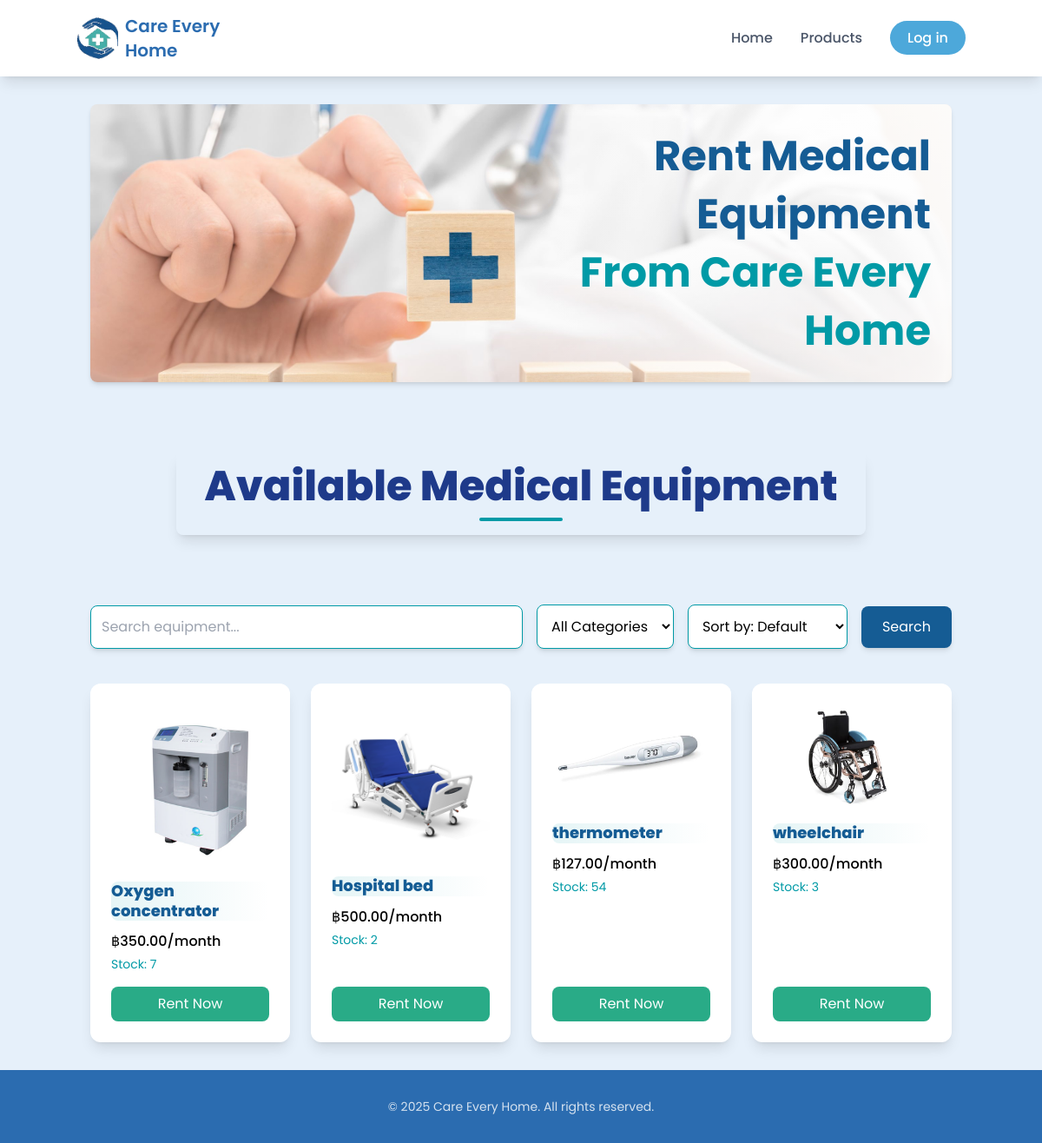
/products/, run on an earlier commit of the app's database.
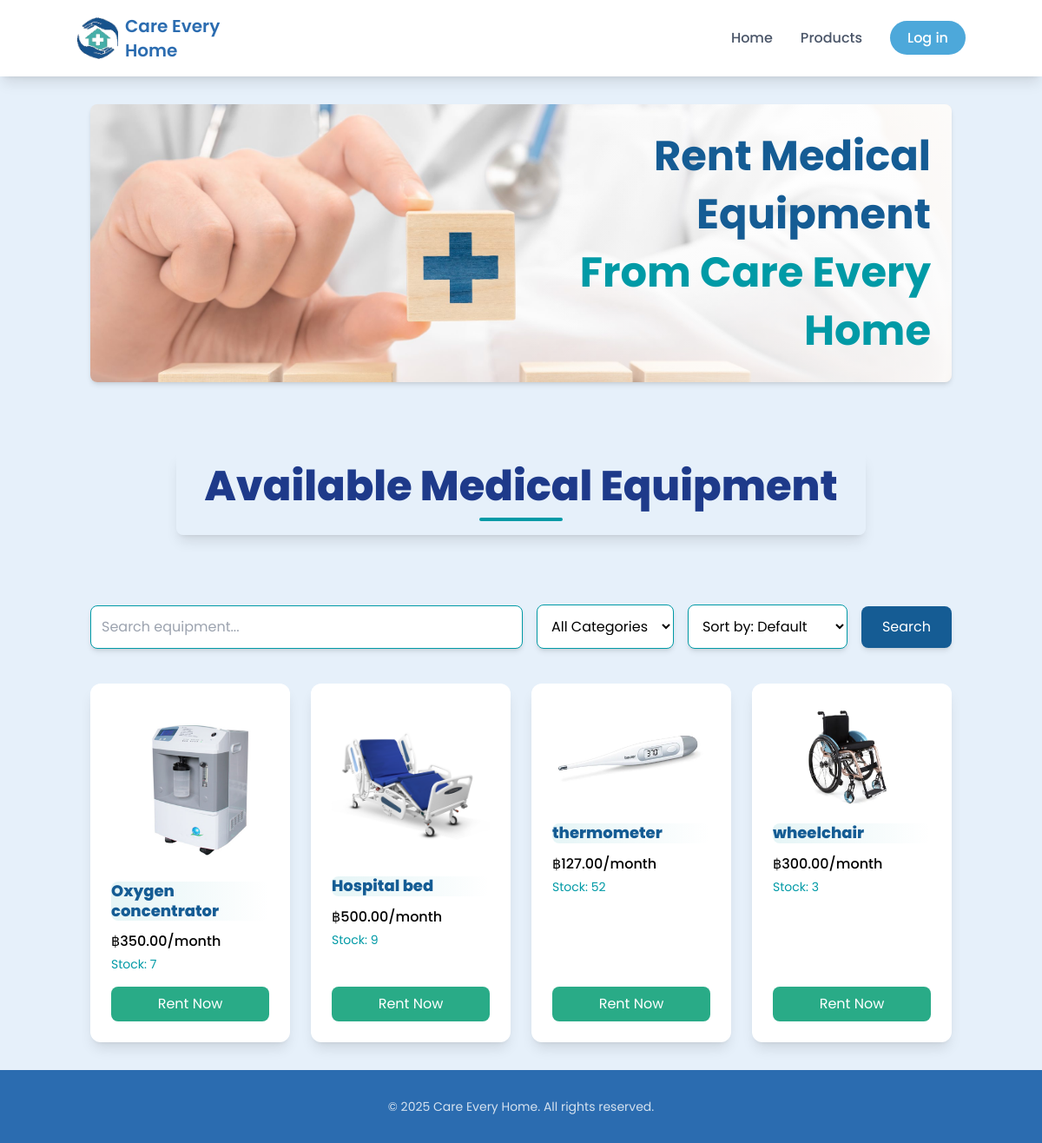
And on a later commit of the database.
### myapp/models.py (models this page shows, shortened)
class Product(models.Model):
    name = models.CharField(max_length=255)
    description = models.TextField(blank=True)
    is_available = models.BooleanField(default=True)
    monthly_rate = models.DecimalField(max_digits=6, decimal_places=2)
    image = models.ImageField(upload_to='products/', blank=True, null=True)
    created_at = models.DateTimeField(auto_now_add=True)
    stock = models.PositiveIntegerField(default=0)
    category = models.ForeignKey(Category, on_delete=models.SET_NULL, null=True, blank=True)

### myapp/views.py (the view)
# urls.py: path('products/', ProductListView.as_view(), name='product_list'),
class ProductListView(ListView):
    model = Product
    template_name = 'myapp/product_list.html'
    context_object_name = 'products'
    paginate_by = 8
    def get_queryset(self):
        queryset = super().get_queryset().filter(stock__gt=0)
        query = self.request.GET.get('q')
        category_id = self.request.GET.get('category')
        sort = self.request.GET.get('sort')
        if query:
            queryset = queryset.filter(
                Q(name__icontains=query) | Q(description__icontains=query)
            )
        if category_id:
            queryset = queryset.filter(category__id=category_id)
        if sort == 'price_asc':
            queryset = queryset.order_by('monthly_rate')
        elif sort == 'price_desc':
            queryset = queryset.order_by('-monthly_rate')
        else:
            queryset = queryset.order_by('-created_at')
        return queryset
    def get_context_data(self, **kwargs):
        context = super().get_context_data(**kwargs)
        context['categories'] = Category.objects.all()
        context['selected_category'] = self.request.GET.get('category', '')
        context['selected_sort'] = self.request.GET.get('sort', '')
        if self.request.user.is_authenticated:
            context['user_cart'] = Cart.objects.filter(user=self.request.user).values_list('product_id', flat=True)
            context['user_favorites'] = Favorite.objects.filter(user=self.request.user).values_list('product_id', flat=True)
        else:
            context['user_cart'] = []
            context['user_favorites'] = []
        return context

### myapp/templates/myapp/product_list.html (shortened to what this page needs)
{% extends 'myapp/base.html' %}
{% block content %}
  <div class="container mx-auto px-4 py-8">
    <div class="relative w-full h-80 mb-6 rounded-lg overflow-hidden shadow-md">
        <img
          src="/media/products/m2.jpeg"
          alt="Available Products"
          class="w-full h-full object-cover"
        />
        <div class="absolute inset-y-0 right-0 flex items-center justify-end pr-6 bg-gradient-to-l from-white/80 to-transparent w-full md:w-1/2">
          <h2 class="text-xl md:text-5xl font-bold text-[#155c94] text-right" style="line-height: 1.4;">
            Rent Medical Equipment<br>
            <span class="text-[#009aa6]">From Care Every Home</span>
          </h2>
        </div>
      </div>
    <section class="mb-10">
        <div class="relative text-center my-20">
          <h1 class="text-4xl md:text-5xl font-extrabold text-[#1E3A8A] rounded-lg py-4 px-8 inline-block shadow-lg transform transition-all duration-300 hover:shadow-2xl hover:scale-105 animate-fade-in">
            Available Medical Equipment
            <span class="block w-24 h-1 bg-[#009aa6] mx-auto mt-3 rounded-full"></span>
          </h1>
        </div>
      </section>
      <form method="get" action="#product-grid" class="flex flex-col sm:flex-row gap-4 items-center justify-center">
        <input
          type="text"
          name="q"
          placeholder="Search equipment..."
          value="{{ request.GET.q }}"
          class="flex-1 w-full sm:w-auto p-3 border border-[#009aa6] rounded-lg focus:outline-none focus:ring-2 focus:ring-[#4db8a4] transition-all duration-300 hover:border-[#4db8a4] bg-white shadow-md hover:shadow-lg"
        />
        <select
          name="category"
          class="w-full sm:w-auto p-3 border border-[#009aa6] rounded-lg focus:outline-none focus:ring-2 focus:ring-[#4db8a4] transition-all duration-300 hover:border-[#4db8a4] bg-white shadow-md hover:shadow-lg"
        >
          <option value="">All Categories</option>
        </select>
        <select
          name="sort"
          class="w-full sm:w-auto p-3 border border-[#009aa6] rounded-lg focus:outline-none focus:ring-2 focus:ring-[#4db8a4] transition-all duration-300 hover:border-[#4db8a4] bg-white shadow-md hover:shadow-lg"
        >
          <option value="" {% if selected_sort == '' %}selected{% endif %}>Sort by: Default</option>
        </select>
        <button
          type="submit"
          class="w-full sm:w-auto bg-[#155c94] text-white py-3 px-6 rounded-lg hover:bg-[#009aa6] transition-all duration-300 transform hover:scale-105 shadow-md hover:shadow-lg"
        >
          Search
        </button>
      </form>
    <section id="product-grid" class="grid grid-cols-1 sm:grid-cols-2 md:grid-cols-3 lg:grid-cols-4 gap-6 mt-10">
        {% for product in products %}
          <div class="block bg-white p-6 rounded-xl shadow-lg hover:shadow-2xl transition-all duration-300 transform hover:scale-105 flex flex-col relative">
            <a href="{% url 'product_detail' product.pk %}" class="flex flex-col flex-grow">
              {% if product.image %}
                <div class="aspect-w-1 aspect-h-1 w-full mb-4">
                  <img
                    src="{{ product.image.url }}"
                    alt="{{ product.name }}"
                    class="w-full h-full object-cover rounded-lg"
                  />
                </div>
              {% else %}
                <div class="w-full h-48 bg-gray-100 rounded-lg mb-4 flex items-center justify-center">
                  <span class="text-gray-500">No Image</span>
                </div>
              {% endif %}
              <div class="relative mb-3">
                <h3 class="text-lg font-extrabold text-[#155c94] hover:text-[#003b6f] transition-colors duration-200 leading-tight bg-gradient-to-r from-[#009aa6]/10 to-transparent pr-2 rounded-lg">
                  {{ product.name|truncatechars:30 }}
                </h3>
              </div>
              <p class="text-[#000000] font-medium mb-1">฿{{ product.monthly_rate }}/month</p>
              <p class="text-[#009aa6] text-sm mb-1">Stock: {{ product.stock }}</p>
              {% if user.is_authenticated %}
                <a href="{% url 'rent_product' product.pk %}"
                  class="mt-3 inline-block bg-[#29AB87] text-white py-2 px-4 rounded-lg hover:bg-[#23CB371] transition-all duration-300 text-center w-full">
                  Rent Now
                </a>
              {% else %}
                <a href="{% url 'account_login' %}?next={% url 'rent_product' product.pk %}"
                  onclick="alert('You should log in first')"
                  class="mt-3 inline-block bg-[#29AB87] text-white py-2 px-4 rounded-lg hover:bg-[#23CB371] transition-all duration-300 text-center w-full">
                  Rent Now
                </a>
              {% endif %}
            </a>
          </div>
        {% empty %}
          <div class="col-span-full text-center text-gray-600 py-10">
            <p class="text-lg">No products available at the moment.</p>
            <p class="text-sm">Try adjusting your search or filters.</p>
          </div>
        {% endfor %}
    </section>
  </div>
{% endblock %}

### myapp/templates/myapp/base.html (shortened to what this page needs)
<!DOCTYPE html>
<html lang="en">
<head>
    <script src="https://cdn.tailwindcss.com"></script>
    <link rel="stylesheet" href="https://cdnjs.cloudflare.com/ajax/libs/font-awesome/6.0.0-beta3/css/all.min.css">
    <link rel="stylesheet" href="https://cdnjs.cloudflare.com/ajax/libs/font-awesome/5.15.4/css/all.min.css">
</head>
<body class="antialiased">
    <header class="bg-white py-4 px-6 shadow-lg sticky top-0 z-50">
        <div class="container mx-auto flex justify-between items-center">
            <a href="{% url 'home' %}" class="flex items-center space-x-2">
                <img src="/media/products/Logo.png" alt="Care Every Home Logo" class="h-12">
                <span class="text-xl font-semibold text-[#2B6CB0]">Care Every Home</span>
            </a>
            <nav id="nav-menu" class="hidden md:flex md:items-center absolute md:static top-16 left-0 w-full bg-white shadow-md md:shadow-none p-4 md:p-0 transform -translate-y-full md:transform-none transition-transform duration-500 ease-in-out" aria-labelledby="hamburger-btn">
                <ul class="flex flex-col md:flex-row space-y-4 md:space-y-0 md:space-x-8 md:justify-end items-center md:items-start w-full">
                    <li>
                        <a href="{% url 'home' %}" class="text-[#4A5568] hover:text-[#4DA8DA] font-medium transition duration-300">
                            Home
                        </a>
                    </li>
                    <li>
                        <a href="{% url 'product_list' %}" class="text-[#4A5568] hover:text-[#4DA8DA] font-medium transition duration-300">
                            Products
                        </a>
                    </li>
                    {% if user.is_authenticated %}
                        <li>
                            <a href="{% url 'favorite_list' %}" class="text-[#bb1615] hover:text-[#ff8da1] transition duration-300 flex items-center text-xl" title="Favorites">
                                <i class="fas fa-heart text-2xl"></i>
                            </a>
                        </li>
                        <li>
                            <a href="{% url 'cart_list' %}" class="text-[#34C759] hover:text-[#4DA8DA] transition duration-300 flex items-center text-xl" title="Cart">
                                <i class="fas fa-shopping-cart text-2xl"></i>
                            </a>
                        </li>
                        <li>
                            <a href="{% url 'user_profile' %}" class="text-[#1E3A8A] hover:text-[#1A365D] transition duration-300 flex items-center text-xl" title="Profile">
                                <i class="fas fa-user-circle text-2xl"></i>
                            </a>
                        </li>
                        <li>
                            <a href="{% url 'dashboard' %}" class="bg-[#1E3A8A] hover:bg-[#1A365D] text-white px-4 py-2 rounded-full font-medium transition duration-300 btn-hover">
                                Dashboard
                            </a>
                        </li>
                        <li>
                            <a href="{% url 'account_logout' %}" class="bg-[#E53E3E] hover:bg-[#C53030] text-white px-4 py-2 rounded-full font-medium transition duration-300 btn-hover">
                                Log out
                            </a>
                        </li>
                    {% else %}
                        <li>
                            <a href="{% url 'account_login' %}" class="bg-[#4DA8DA] hover:bg-[#2B6CB0] text-white px-5 py-2 rounded-full font-medium transition duration-300 btn-hover">
                                Log in
                            </a>
                        </li>
                    {% endif %}
                </ul>
            </nav>
        </div>
    </header>
    <main>
        {% block content %}
        {% endblock %}
    </main>
    <footer class="bg-[#2B6CB0] text-white py-8">
        <div class="container mx-auto text-center">
            <p class="text-sm opacity-80">© 2025 Care Every Home. All rights reserved.</p>
        </div>
    </footer>
</body>
</html>

### myapp/templates/myapp/base.html (style rules this page uses)
body { font-family: 'Poppins', sans-serif; background-color: #E6F0FA; }
html { scroll-behavior: smooth; }
.btn-hover { transition: all 0.3s ease-in-out; }

### myapp/templates/myapp/product_list.html (style rules this page uses)
.animate-fade-in { animation: fadeIn 1s ease-out forwards; }

What changed in the data, as far as the page shows it:
changed Product "Hospital bed": stock "2" → "9"
changed Product "thermometer": stock "54" → "52"
